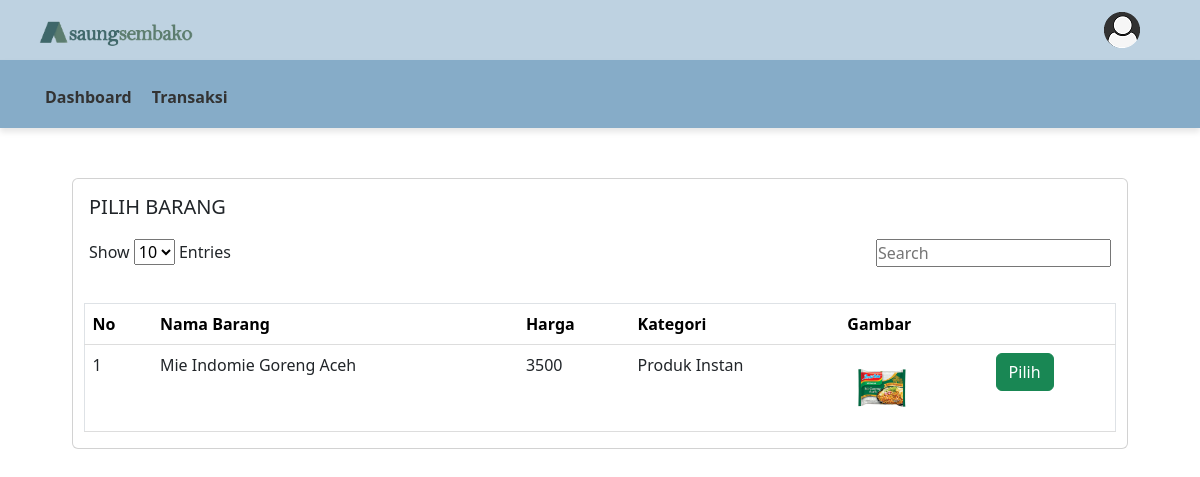
The page /kasir/index.php?page=transaksi&aksi=tambah&id=26 (signed in) on the database its author committed.
### tables this page shows
CREATE TABLE `barang` (
  `ID_BARANG` int(11) NOT NULL,
  `ID_JENIS` int(11) DEFAULT NULL,
  `NAMA` varchar(256) NOT NULL,
  `HARGA` int(11) NOT NULL,
  `IMG` varchar(1024) NOT NULL
);

CREATE TABLE `jenis_barang` (
  `ID_JENIS` int(11) NOT NULL,
  `KETERANGAN` varchar(64) NOT NULL
);

### pages/transaksi/tambah_barang.php (the view, shortened to what this page needs)
<html lang="en">
   <head>
      <link rel="stylesheet" href="https://cdn.jsdelivr.net/npm/bootstrap@5.2.3/dist/css/bootstrap.min.css">
      <link rel="stylesheet" type="text/css" href="../assets/css/style.css">
   </head>
<div class="row" style="width: 90%; margin: 0 auto; margin-top: 50px;">
   <div class="col-md-12">
      <div class="card m-b-30">
         <div class="card-body table-responsive" style="width: 100%">
            <h5 class="header-title" style="font-size: 20px; margin-bottom: 20px;">PILIH BARANG</h5>
            <div style="display: flex; justify-content: space-between; margin-bottom: 20px; margin-top: 20px;">
               <div>
                  <label for="entry-count-select" style="">Show</label>
                  <select id="entry-count-select" onchange="changeEntryCount()">
                     <option value="10">10</option>
                  </select>
                  <label for="entry-count-select">Entries</label>
               </div>
               <input type="text" id="search-input" onkeyup="searchTable()" placeholder="Search">
            </div>
         </div>
         <div>
            <table id="dataTables-example" class="table border" style="width: 98%">
               <thead>
                  <tr>
                     <th style="color: black;">No</th>
                     <th style="color: black;">Nama Barang</th>
                     <th style="color: black;">Harga</th>
                     <th style="color: black;">Kategori</th>
                     <th style="color: black;">Gambar</th>
                     <th style="color: black;"></th>
                  </tr>
               </thead>
               <tbody>
                  <?php
                     include '../inc/koneksi.php';
                     $query = mysqli_query($koneksi, "SELECT b.ID_BARANG, b.NAMA, b.HARGA, jb.KETERANGAN 'KATEGORI', b.IMG FROM `barang` b INNER JOIN `jenis_barang` jb ON b.ID_JENIS = jb.ID_JENIS")
                         or die(mysqli_error($koneksi));
                     $no = 1;
                     while ($data = mysqli_fetch_assoc($query)) {
                     ?>
                  <tr>
                     <td><?php echo $no; ?></td>
                     <td><?php echo $data['NAMA']; ?></td>
                     <td><?php echo $data['HARGA']; ?></td>
                     <td><?php echo $data['KATEGORI']; ?></td>
                     <td><img src="../pages/barang/img/<?php echo $data['IMG']; ?>" width="70"></td>
                     <td>
                        <button class="btn btn-success tom" onclick="startPopup(<?php echo $data['ID_BARANG']; ?>, <?php echo $data['HARGA']; ?>)">Pilih</button>
                     </td>
                  </tr>
                  <?php
                     $no++;
                     }
                     ?>
               </tbody>
            </table>
         </div>
      </div>
   </div>
</div>

### assets/css/style.css (style rules this page uses)
* { margin: 0; padding: 0; box-sizing: border-box; }

### kasir/index.php (style rules this page uses)
table { border-collapse: collapse; width: 80%; margin: 0 auto; }
th, td { padding: 12px; text-align: left; border-bottom: 1px solid #ddd; }
th { background-color: #4CAF50; color: white; }

### pages/transaksi/tambah_barang.php (style rules this page uses)
table { border-collapse: collapse; width: 80%; margin: 0 auto; }
th, td { padding: 12px; text-align: left; border-bottom: 1px solid #ddd; }
th { background-color: #4CAF50; color: white; }

### rows shown on the page
barang: NAMA "Mie Indomie Goreng Aceh", HARGA "3500", ID_JENIS.KETERANGAN "Produk Instan", IMG (picture)
